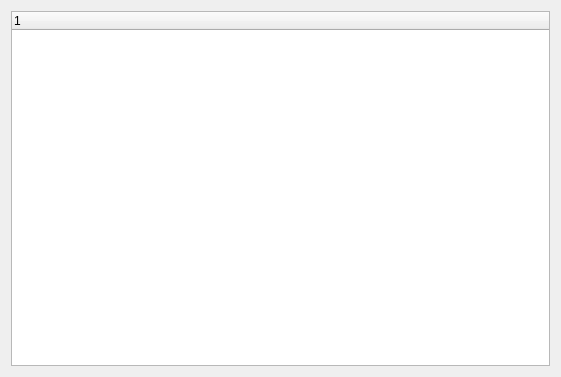
<?xml version="1.0" encoding="UTF-8"?>
<ui version="4.0">
 <class>Widget</class>
 <widget class="QWidget" name="Widget">
  <property name="geometry">
   <rect>
    <x>0</x>
    <y>0</y>
    <width>561</width>
    <height>377</height>
   </rect>
  </property>
  <property name="windowTitle">
   <string>Widget</string>
  </property>
  <layout class="QVBoxLayout" name="verticalLayout">
   <item>
    <widget class="QTreeWidget" name="treeWidget">
     <column>
      <property name="text">
       <string notr="true">1</string>
      </property>
     </column>
    </widget>
   </item>
  </layout>
 </widget>
 <layoutdefault spacing="6" margin="11"/>
 <resources/>
 <connections/>
</ui>
